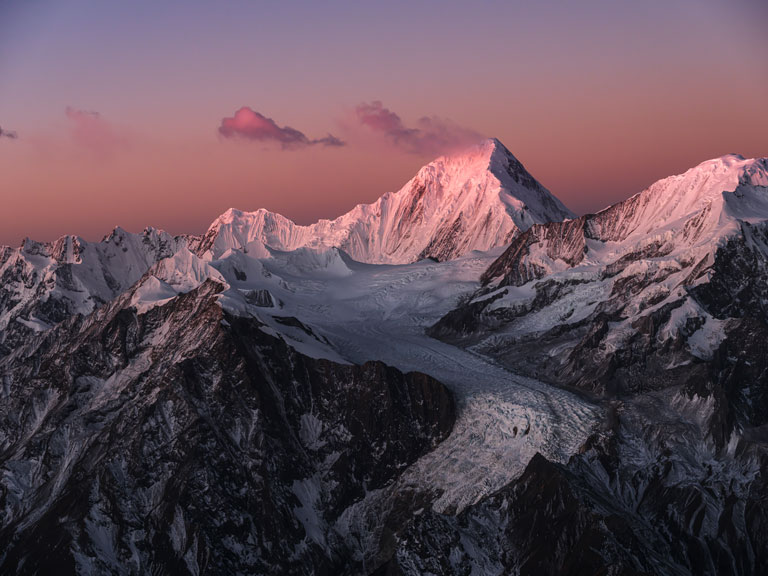
#> input picture digital-information-processing/lab-12/background.jpg, 768 x 576 px
$ python main.py
#> lines starting #> are read from the running program, lines starting #| are printed output that depends on the picture; after the words box and inside, x2 and y2 are one past the last pixel; in counts of white or black regions, pixels touching at a corner belong together
import cv2

jpg_image = cv2.imread('background.jpg')
#> jpg_image is the input picture: shape (576, 768, 3); mean B, G, R 87.4, 77, 96.8
png_image = cv2.imread('marker.png', cv2.IMREAD_UNCHANGED)
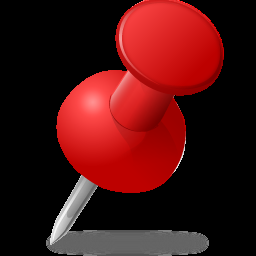
#> input picture digital-information-processing/lab-12/marker.png, 256 x 256 px
#> png_image is the input picture: shape (256, 256, 4); mean B, G, R, A 17.5, 17.7, 72.1, 85.7

# Отримуємо розміри основного та наложеного зображень
height, width, _ = jpg_image.shape
#> height = 576; width = 768
overlay_height, overlay_width, _ = png_image.shape
#> overlay_height = 256; overlay_width = 256

# Обчислюємо позицію для наложення
x_position = int((width - overlay_width) / 2)
#> x_position = 256
y_position = int((height - overlay_height) / 2)
#> y_position = 160

# Налаштовуємо розмір та позицію наложеного зображення
roi = jpg_image[y_position:y_position + overlay_height, x_position:x_position + overlay_width]
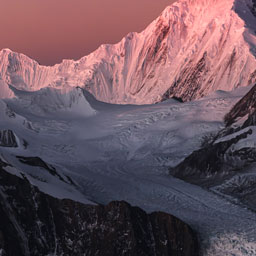
#> roi: shape (256, 256, 3); mean B, G, R 92.1, 82.2, 105.8

# Створюємо маску для альфа-каналу
alpha_channel = png_image[:, :, 3] / 255.0
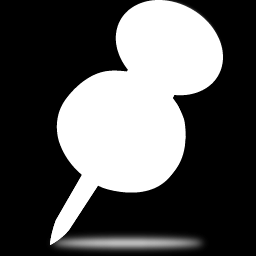
#> alpha_channel: shape (256, 256) float64; min 0, max 1, mean 0.336

# Налаштовуємо наложення
for c in range(0, 3):
    jpg_image[y_position:y_position + overlay_height, x_position:x_position + overlay_width, c] = \
        (1 - alpha_channel) * jpg_image[y_position:y_position + overlay_height, x_position:x_position + overlay_width, c] + \
        alpha_channel * png_image[:, :, c]
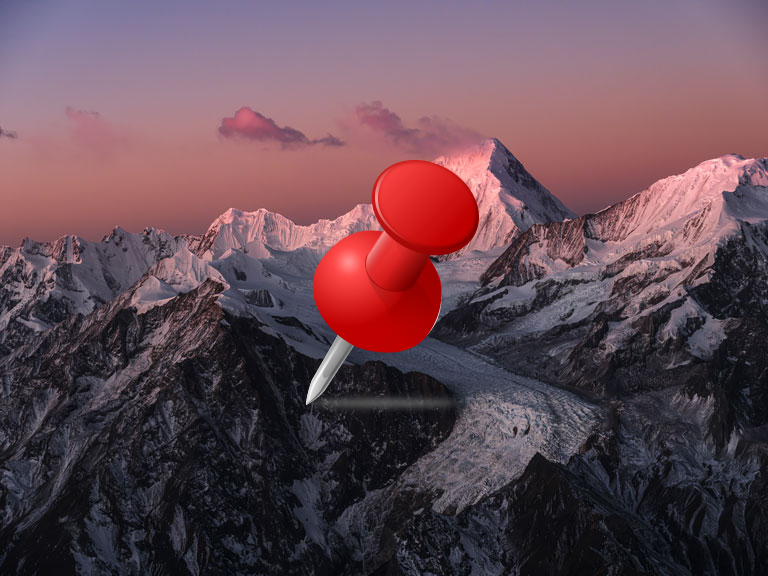
#> jpg_image: shape (576, 768, 3); 5.65% of pixels changed, all inside (x1, y1, x2, y2) = (303, 160, 480, 415)

# Зберігаємо результат
cv2.imwrite('output_image.jpg', jpg_image)
